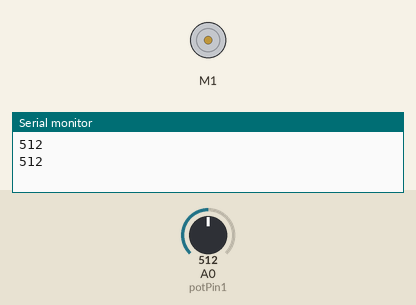
Recording of a sketch running on a simulated Arduino Uno, built with avr-gcc and run on an emulated ATmega328P. Shown: DC motor (green arrow = forward, orange = backward, longer = faster), the last lines printed to the serial monitor. The inputs (shaded band) are chosen by the test bench; at power-on: A0 (potPin1) = 512.

Above: at 1.8 s.
1.9 s: A0 (potPin1) set to 418
4.2 s: A0 (potPin1) set to 384
At 6.4 s:
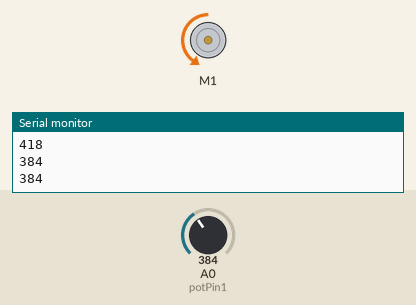
7.5 s: A0 (potPin1) set to 410
At 9.8 s:
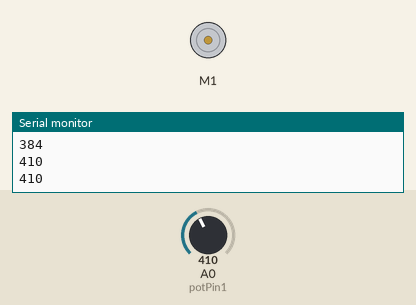
10.5 s: A0 (potPin1) set to 390
At 13.4 s:
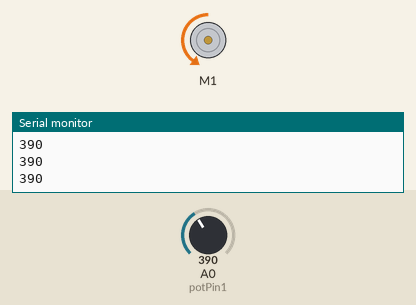
Timing chart, 0 to 14.5 s (numbered marks = the images above; inputs shaded):
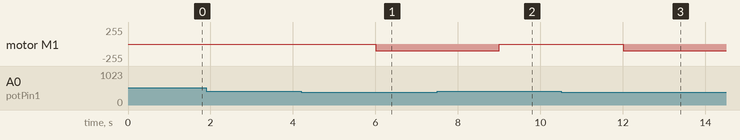

Measured:
- the behaviour switches between 400 and 399 on A0 (potPin1) (found by bisection; images 0 and 1)
- after the input at 4.2 s, motor M1: stopped → backward 100/255 after 1.8 s
- after the input at 7.5 s, motor M1: backward 100/255 → stopped after 1.5 s
- after the input at 10.5 s, motor M1: stopped → backward 100/255 after 1.5 s

The sketch:

claw_open_run.ino
```cpp
//this sketch runs motor 2 continuously for testing
//and calibration purposes
#include <AFMotor.h>

AF_DCMotor motor1(1);
int potPin1 = 0;
int val1 = 0;

void setup()
{
  Serial.begin(9600);
  motor1.setSpeed(100);
  motor1.run(RELEASE);
}

void loop()
{
  //val1 = analogRead(potPin1);
  do
  {
    val1 = analogRead(potPin1);
    Serial.println(val1);
    delay(1000);
    motor1.run(BACKWARD);
  }while(val1<400);

  motor1.run(RELEASE);
  //delay(2000);
}
```
